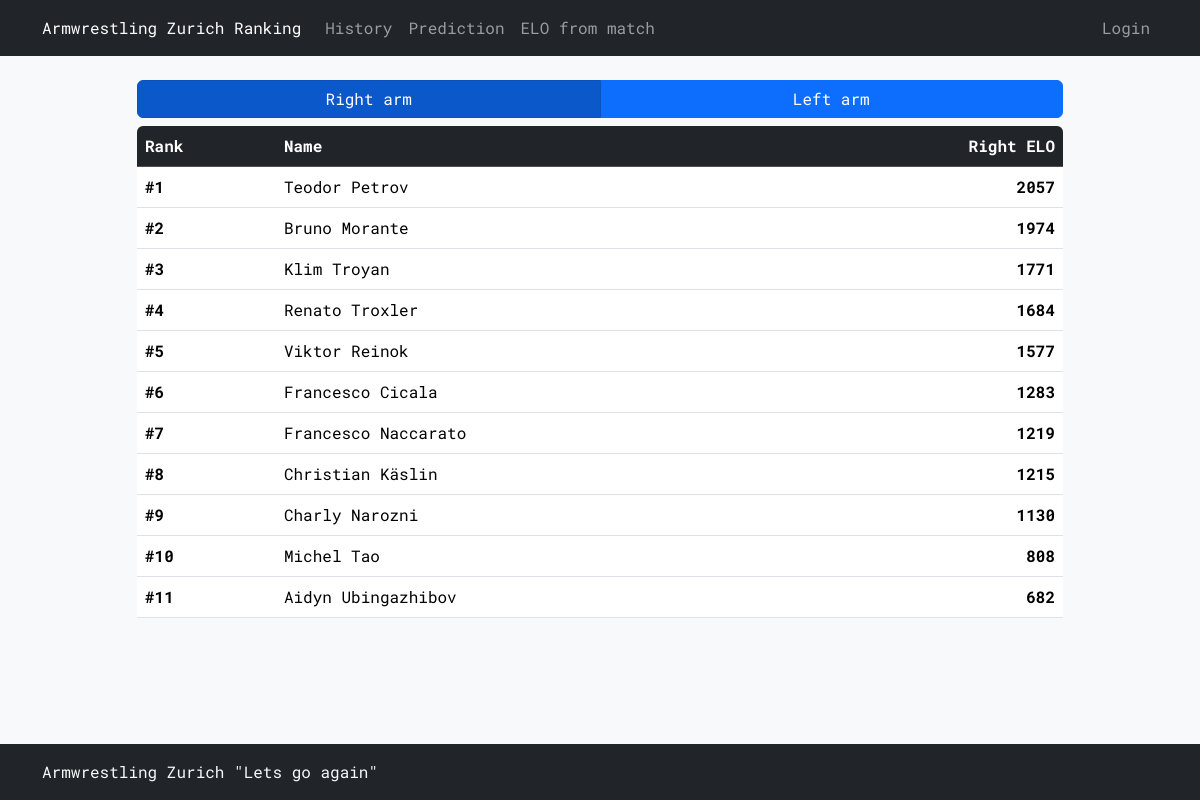
The page / on the database its author committed.
### tables this page shows
CREATE TABLE armwrestlers (
    name TEXT PRIMARY KEY,
    right_elo INTEGER NOT NULL,
    left_elo INTEGER NOT NULL
);

### armelo_app.py (the view)
@app.route("/")
@app.route("/<arm>")
def ranking(arm='right'):
    order_by = 'right_elo' if arm == 'right' else 'left_elo'
    armwrestlers = db_execute(f'SELECT DENSE_RANK() OVER (ORDER BY {order_by} DESC) AS rank, name, {order_by} FROM armwrestlers')
    username = session.get('username')
    return render_template('ranking.html', armwrestlers=armwrestlers, username=username, arm=arm)

### armelo_app.py (called while the page is built)
def get_db():
    db = getattr(g, '_database', None)
    if db is None:
        db = g._database = sqlite3.connect(DATABASE)
    return db

def db_execute(query, *args):
    db = get_db()
    cur = db.cursor()
    cur.execute(query, args)
    if query.strip().upper().startswith("SELECT"):
        rv = cur.fetchall()
        cur.close()
        return rv
    else:
        db.commit()
        cur.close()

@app.context_processor
def inject_user():
    username = session.get('username')
    return dict(username=username)

### templates/ranking.html (shortened to what this page needs)
{% extends "layout.html" %}
{% block content %}
<div class="btn-group btn-group-toggle mb-2 w-100" data-toggle="buttons">
    <a href="{{ url_for('ranking', arm='right') }}"
       class="btn btn-primary w-50 {{ 'active' if arm == 'right' else '' }}" role="button" aria-pressed="{{ 'true' if arm == 'right' else 'false' }}">Right arm</a>
    <a href="{{ url_for('ranking', arm='left') }}"
       class="btn btn-primary w-50 {{ 'active' if arm == 'left' else '' }}" role="button" aria-pressed="{{ 'true' if arm == 'left' else 'false' }}">Left arm</a>
</div>
<div class="table-responsive rounded">
    <table class="table">
        <thead class="table-dark">
            <tr>
                <th style="width: 15%;">Rank</th>
                <th style="width: 30%;">Name</th>
                <th class="text-end text-nowrap">{{ "Right ELO" if arm == 'right' else "Left ELO" }}</th>
            </tr>
        </thead>
        <tbody>
            {% for armwrestler in armwrestlers %}
            <tr>
                <td><strong>#{{ armwrestler[0] }}</strong></td>
                <td>{{ armwrestler[1] }}</td>
                <td class="text-end"><strong>{{ armwrestler[2] }}</strong></td>
            </tr>
            {% endfor %}
        </tbody>
    </table>
</div>
{% endblock %}

### templates/layout.html (shortened to what this page needs)
<!doctype html>
<html lang="en">
    <head>
        <link href="https://cdn.jsdelivr.net/npm/bootstrap@5.3.2/dist/css/bootstrap.min.css" rel="stylesheet">
        <link href="/static/styles.css" rel="stylesheet">
    </head>
    <body class="bg-light">
        <nav class="navbar navbar-expand-xl navbar-dark bg-dark">
            <div class="container-md">
                <a class="navbar-brand fs-6" href="{{ url_for('ranking') }}">Armwrestling Zurich Ranking</a>
                <div class="collapse navbar-collapse" id="navbarNavAltMarkup">
                    <div class="navbar-nav">
                            <a class="nav-link text-nowrap" href="{{ url_for('history') }}">History</a>
                            <a class="nav-link text-nowrap" href="{{ url_for('prediction') }}">Prediction</a>
                            <a class="nav-link text-nowrap" href="{{ url_for('elo_from_match') }}">ELO from match</a>
                    </div>
                    <div class="navbar-nav ms-auto">
                        {% if username %}
                            <a class="nav-link disabled text-nowrap">{{ username }}</a>
                            <a class="nav-link text-nowrap" href="{{ url_for('logout') }}">Logout</a>
                        {% else %}
                            <a class="nav-link text-nowrap" href="{{ url_for('login') }}">Login</a>
                        {% endif %}
                    </div>
                </div>
            </div>
        </nav>
        <div class="container-sm">
            <div class="row justify-content-center my-4">
                <div class="col-sm-10">
                    {% block content %}{% endblock %}
                </div>
            </div>
        </div>
        <footer class="footer mt-auto py-3 bg-dark">
            <div class="container-md">
                <span class="text-light">Armwrestling Zurich "Lets go again"</span>
            </div>
        </footer>
    </body>
</html>

### static/styles.css (style rules this page uses)
* { font-family: 'Roboto Mono', monospace; }
html, body { height: 100%; scrollbar-width: none; -ms-overflow-style: none; }
body { display: flex; flex-direction: column; }

### rows shown on the page
armwrestlers: armwrestler "1", name "Teodor Petrov", right_elo "2057"
armwrestlers: armwrestler "2", name "Bruno Morante", right_elo "1974"
armwrestlers: armwrestler "3", name "Klim Troyan", right_elo "1771"
armwrestlers: armwrestler "4", name "Renato Troxler", right_elo "1684"
armwrestlers: armwrestler "5", name "Viktor Reinok", right_elo "1577"
armwrestlers: armwrestler "6", name "Francesco Cicala", right_elo "1283"
armwrestlers: armwrestler "7", name "Francesco Naccarato", right_elo "1219"
armwrestlers: armwrestler "8", name "Christian Käslin", right_elo "1215"
armwrestlers: armwrestler "9", name "Charly Narozni", right_elo "1130"
armwrestlers: armwrestler "10", name "Michel Tao", right_elo "808"
armwrestlers: armwrestler "11", name "Aidyn Ubingazhibov", right_elo "682"

### other values the page prints
{{ "Right ELO" if arm == 'right' else "Left ELO" }} "Right ELO"
